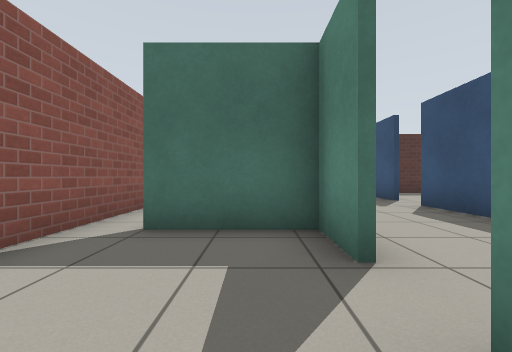
View 1 (above)

22 first-person views from a walk through a robot-simulator world made for Gazebo. The camera is 0.72 m above the floor, looks level and sees 90° across. The floor is counted in squares, 1 m on a side. Each view is taken from the middle of a square. On the plan, view 1 faces up. The plan holds only what a view shows up to about 9 squares ahead; the rest is blank. Simple patterns stand in for the simulator's built-in surfaces.

View 2
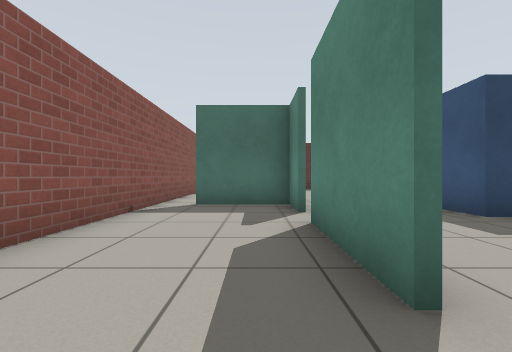

View 3
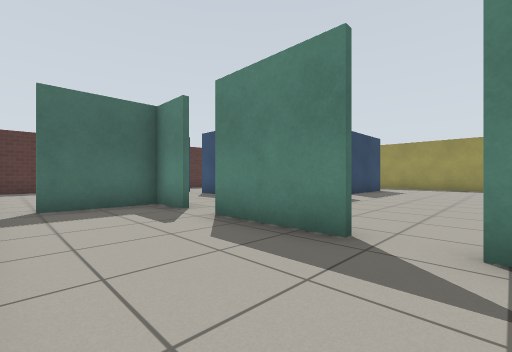

View 4
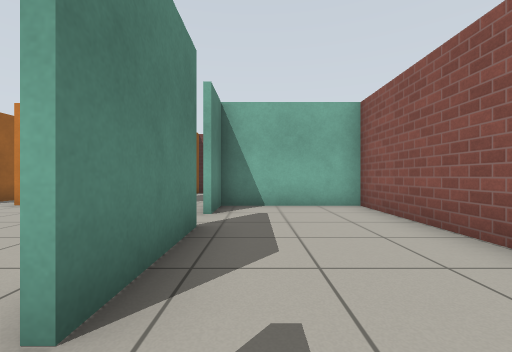

View 5
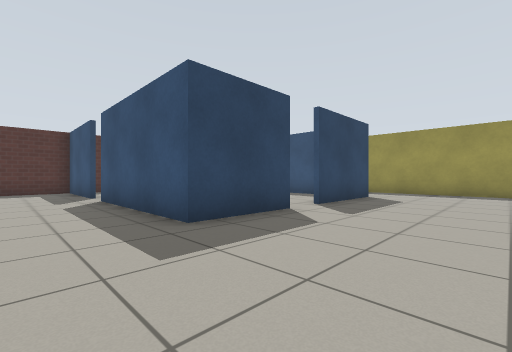

View 6
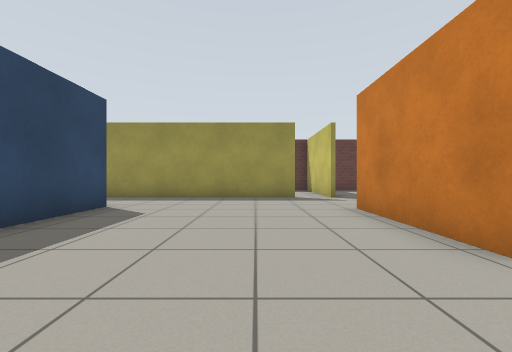

View 7
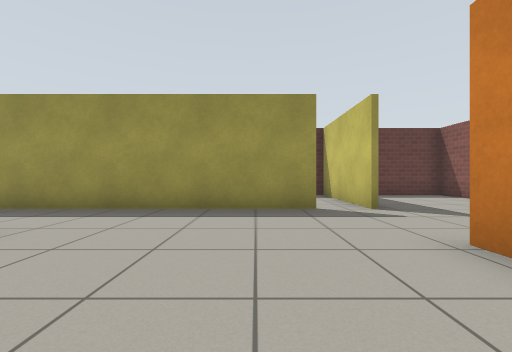

View 8
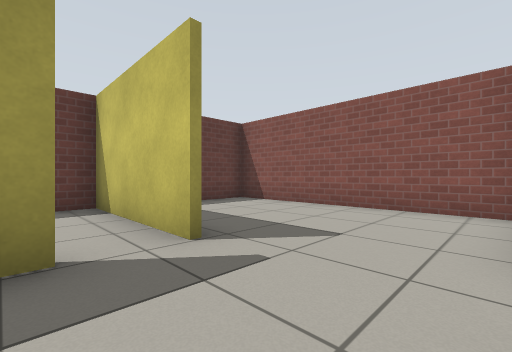

View 9
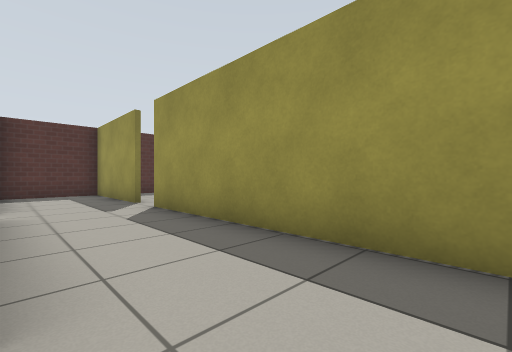

View 10
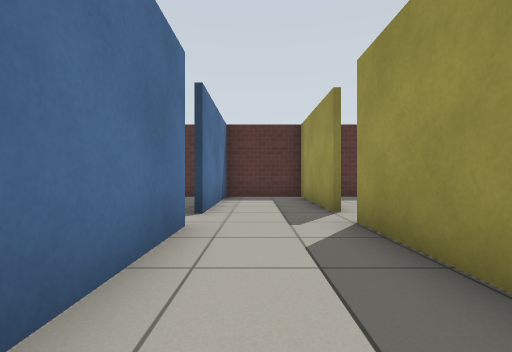

View 11
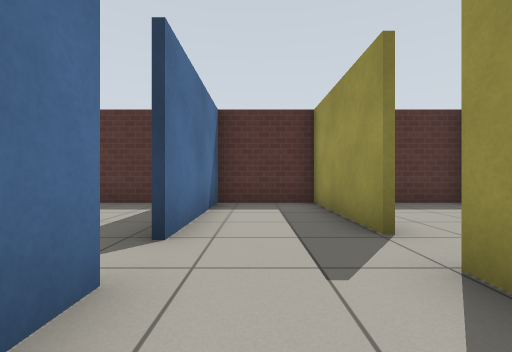

View 12
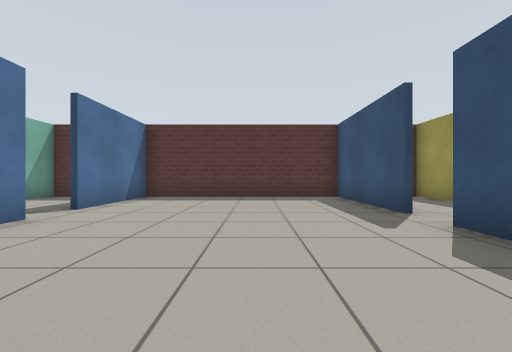

View 13
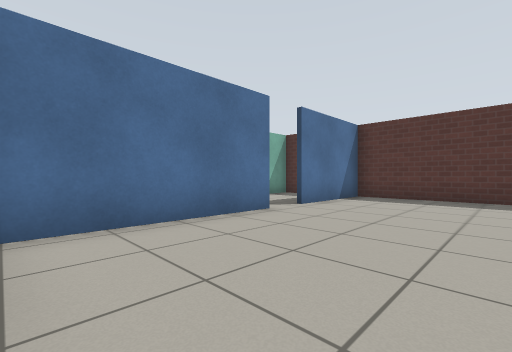

View 14
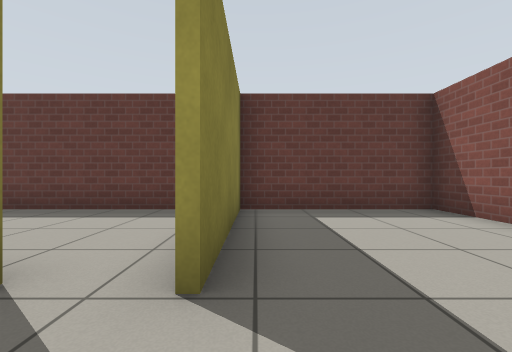

View 15
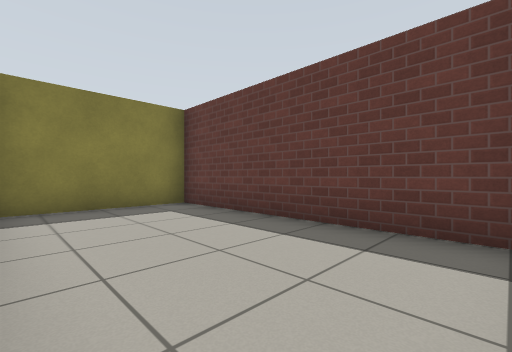

View 16
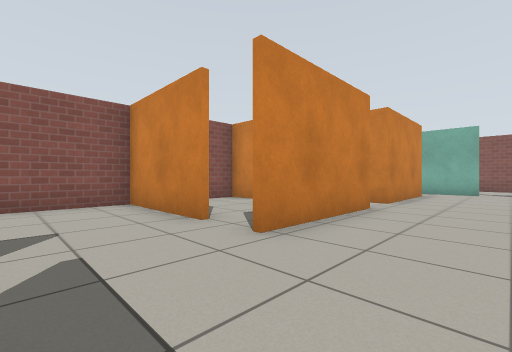

View 17
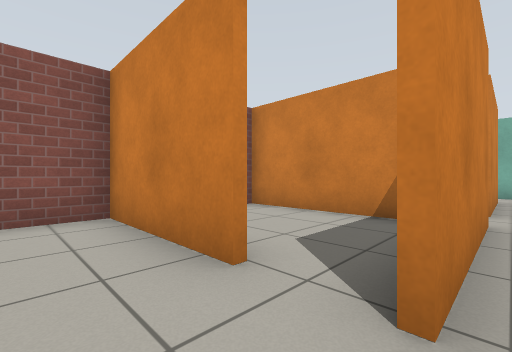

View 18
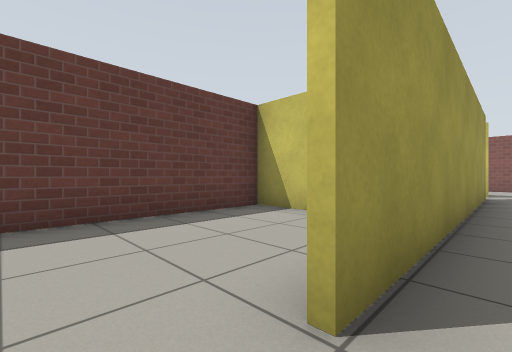

View 19
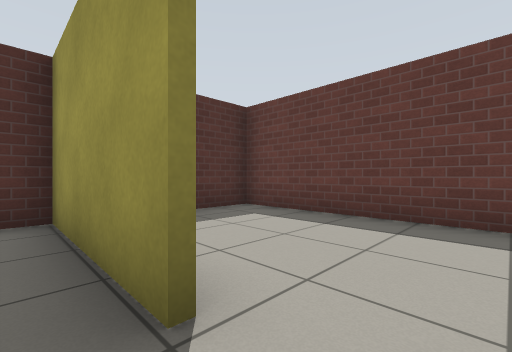

View 20
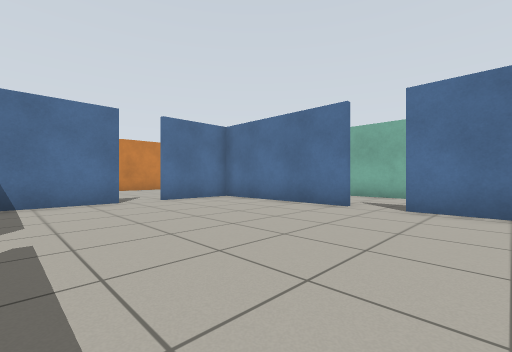

View 21
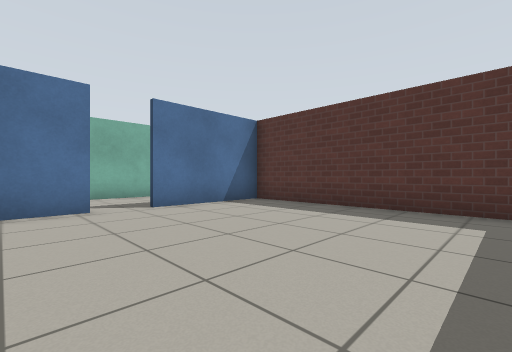

View 22
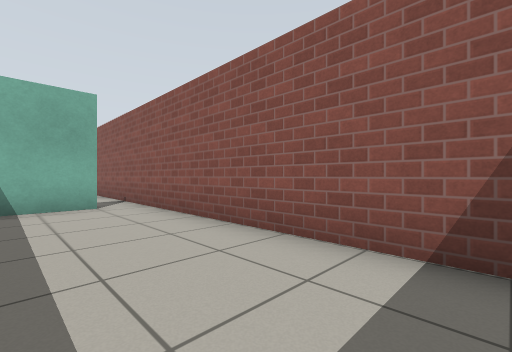

### Floor plan
Points are (right, up) in squares from view 1. A wall is a line through its corners. A room is listed if a view was taken in it or the views show most of it. See-through windows are left out.
Room 1 (views 1, 2, 3, 4)
walls: (0.8, -1.8) (0.8, 1); (0.8, 2.1) (0.8, 3.4) (-1.5, 3.4); (-2.5, 3.5) (-2.5, -4.2) (0.8, -4.2) (0.8, -2.8)
ways out: opening at (1, -2) to room 2; gap at (1, 1.5) to room 2; opening at (-2, 3) to room 4
Room 2 (views 5, 6, 7, 8, 9, 10, 11, 14, 15, 16, 17, 18, 19)
walls: (11, 1.5) (7.8, 1.5); (6.6, 1.5) (4, 1.5) (4, 6.2); (7.1, -4.2) (10.8, -4.2); (13.6, -3.4) (13.6, 6); (10.7, -5.5) (10.7, -8.8) (17.5, -8.8) (17.5, -4.7) (13.5, -4.7); (11, 5.8) (11, 3); (13.5, -4.5) (14.5, -4.5); (2.5, -4.2) (5.9, -4.2); (13.6, 7.1) (13.6, 10.9) (11, 10.9) (11, 6.9); (4, 7.4) (4, 8.6); (1, 10.9) (1, 5.2)
ways out: opening at (1, -2) to room 1; gap at (1, 1.5) to room 1; opening at (4, 7) to room 3; opening at (7, 1) to room 3; opening at (11, 6) to room 3; opening at (14, -4) to room 5; gap at (14, 6.5) to room 6; opening at (11.5, -4.5) to room 7
Room 3 (views 12, 13, 20, 21)
walls: (4.2, 6.2) (4.2, 2); (10.8, 6.9) (10.8, 10.9); (10.8, 4.8) (10.8, 5.8); (7.8, 1.7) (10, 1.7); (4.6, 1.7) (6.6, 1.7); (11, 10.9) (4.2, 10.9) (4.2, 7.4)
ways out: opening at (4, 7) to room 2; opening at (7, 1) to room 2; opening at (11, 6) to room 2
Room 4 (view 22)
walls: (-2.5, 10) (-2.5, 3.5); (-1.5, 3.6) (0, 3.6)
ways out: opening at (-2, 3) to room 1
Room 5 (no view inside)
walls: (14.5, -4.5) (17.5, -4.5) (17.5, 2.3) (14, 2.3)
ways out: opening at (14, -4) to room 2
Room 6 (no view inside)
walls: (16, 2.4) (17.5, 2.4) (17.5, 10.9) (14.9, 10.9)
ways out: gap at (14, 6.5) to room 2
Room 7 (no view inside)
walls: (7.3, -5.2) (7.3, -8.8) (8.4, -8.8)
ways out: opening at (11.5, -4.5) to room 2

Where each view was taken, in squares from view 1:
view 1: 0 up, 0 right, facing up
view 2: 3 down, 0 right, facing up
view 3: 3 down, 2 left, facing up-right
view 4: 2 up, 0 right, facing down
view 5: 2 down, 2 right, facing up-right
view 6: 2 down, 5 right, facing right
view 7: 2 down, 8 right, facing right
view 8: 3 down, 11 right, facing down-right
view 9: 0 up, 11 right, facing up-right
view 10: 2 up, 12 right, facing up
view 11: 4 up, 12 right, facing up
view 12: 2 up, 8 right, facing up
view 13: 2 up, 8 right, facing up-left
view 14: 5 down, 12 right, facing right
view 15: 4 down, 14 right, facing up-right
view 16: 2 down, 13 right, facing down-left
view 17: 4 down, 12 right, facing down-left
view 18: 7 up, 13 right, facing down-right
view 19: 6 up, 13 right, facing up-right
view 20: 9 up, 10 right, facing down-left
view 21: 5 up, 10 right, facing up-left
view 22: 10 up, 0 right, facing down-left
